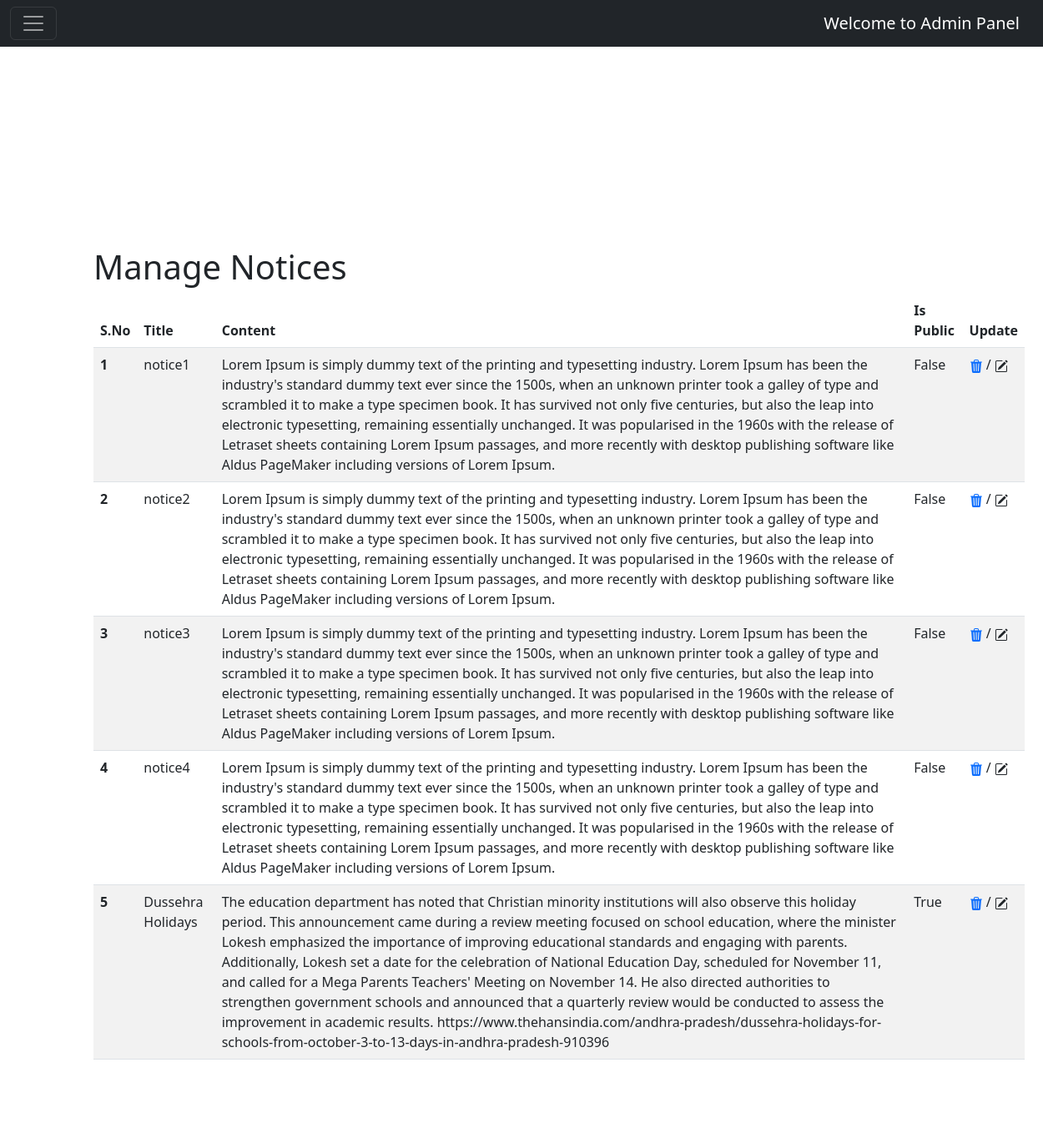
/admin_panel/manage_notices/, run on the app's committed database.
### main/models.py (models this page shows, shortened)
class Notice(models.Model):
    title = models.CharField(max_length=200)
    content = models.TextField()
    isPublic = models.BooleanField(default=False)

### main/views.py (the view)
# urls.py: path('admin_panel/manage_notices/', views.manageNotices, name="manage_notices"),
def manageNotices(request):
    all_notices = Notice.objects.all()
    data = {'notices': all_notices}
    return render(request, 'admin/manage_notices.html', data)

### main/templates/admin/manage_notices.html (shortened to what this page needs)
{% extends 'admin/admin_base.html' %}
{% block body %}
    <div class="container" style="margin: 100px;">
        <h1>Manage Notices</h1>
        <table class="table table-striped">
            <thead>
                <tr>
                    <th>S.No</th>
                    <th>Title</th>
                    <th>Content</th>
                    <th>Is Public</th>
                    <th>Update</th>
                </tr>
            </thead>
            <tbody>
                {% for notice in notices %}
                <tr>
                    <th scope="row">{{forloop.counter}}</th>
                    <td>{{notice.title}}</td>
                    <td>{{notice.content}}</td>
                    <td>{{notice.isPublic}}</td>
                    <td>
                        <a href="{% url 'delete_notice' notice.id %}" style="text-decoration: none;">
                        </a>
                        /
                        <svg xmlns="http://www.w3.org/2000/svg" width="16" height="16" fill="currentColor"
                            class="bi bi-pencil-square" data-bs-toggle="modal" data-bs-target="#exampleModal{{notice.id}}" viewBox="0 0 16 16">
                            <path
                                d="M15.502 1.94a.5.5 0 0 1 0 .706L14.459 3.69l-2-2L13.502.646a.5.5 0 0 1 .707 0l1.293 1.293zm-1.75 2.456-2-2L4.939 9.21a.5.5 0 0 0-.121.196l-.805 2.414a.25.25 0 0 0 .316.316l2.414-.805a.5.5 0 0 0 .196-.12l6.813-6.814z" />
                            <path fill-rule="evenodd"
                                d="M1 13.5A1.5 1.5 0 0 0 2.5 15h11a1.5 1.5 0 0 0 1.5-1.5v-6a.5.5 0 0 0-1 0v6a.5.5 0 0 1-.5.5h-11a.5.5 0 0 1-.5-.5v-11a.5.5 0 0 1 .5-.5H9a.5.5 0 0 0 0-1H2.5A1.5 1.5 0 0 0 1 2.5v11z" />
                        </svg>
                    </td>
                </tr>
                {% endfor %}
            </tbody>
        </table>
    </div>
{% endblock %}

### main/templates/admin/admin_base.html (shortened to what this page needs)
{% load static %}
<!doctype html>
<html lang="en">
<head>
    <link href="https://cdn.jsdelivr.net/npm/bootstrap@5.2.3/dist/css/bootstrap.min.css" rel="stylesheet"
>
</head>
<body>
    <nav class="navbar navbar-dark bg-dark fixed-top">
        <div class="container-fluid">
            <button class="navbar-toggler" type="button" data-bs-toggle="offcanvas"
                data-bs-target="#offcanvasDarkNavbar" aria-controls="offcanvasDarkNavbar">
                <span class="navbar-toggler-icon"></span>
            </button>
            <a class="navbar-brand" href="#">Welcome to Admin Panel</a>
        </div>
    </nav>
    <video autoplay muted loop id="myVideo">
        <source src="https://videos.pexels.com/video-files/1409899/1409899-sd_640_360_25fps.mp4" type="video/mp4">
    </video>
    <div class="content">
        <h1>Welcome to the Admin Panel</h1>
        <p>Manage your website efficiently with the tools provided.</p>
    </div>
    {% block body %}
    {% endblock %}
</body>
</html>

### main/templates/admin/admin_base.html (style rules this page uses)
#myVideo { position: fixed; right: 0; bottom: 0; min-width: 100%; min-height: 100%; z-index: -1; filter: brightness(60%); }
.content { position: relative; z-index: 1; color: white; text-align: center; padding: 50px; }
.navbar { z-index: 2; }

### data on the page
Notice: title "notice1", content "Lorem Ipsum is simply dummy text of the printing and typesetting industry. Lorem Ipsum has been the industry's standard dummy text ever since the 1500s, when an unknown printer took a galley of type and scrambled it to make a type specimen book. It has survived not only five centuries, but also the leap into electronic typesetting, remaining essentially unchanged. It was popularised in the 1960s with the release of Letraset sheets containing Lorem Ipsum passages, and more recently with desktop publishing software like Aldus PageMaker including versions of Lorem Ipsum.", isPublic "False"
Notice: title "notice2", content "Lorem Ipsum is simply dummy text of the printing and typesetting industry. Lorem Ipsum has been the industry's standard dummy text ever since the 1500s, when an unknown printer took a galley of type and scrambled it to make a type specimen book. It has survived not only five centuries, but also the leap into electronic typesetting, remaining essentially unchanged. It was popularised in the 1960s with the release of Letraset sheets containing Lorem Ipsum passages, and more recently with desktop publishing software like Aldus PageMaker including versions of Lorem Ipsum.", isPublic "False"
Notice: title "notice3", content "Lorem Ipsum is simply dummy text of the printing and typesetting industry. Lorem Ipsum has been the industry's standard dummy text ever since the 1500s, when an unknown printer took a galley of type and scrambled it to make a type specimen book. It has survived not only five centuries, but also the leap into electronic typesetting, remaining essentially unchanged. It was popularised in the 1960s with the release of Letraset sheets containing Lorem Ipsum passages, and more recently with desktop publishing software like Aldus PageMaker including versions of Lorem Ipsum.", isPublic "False"
Notice: title "notice4", content "Lorem Ipsum is simply dummy text of the printing and typesetting industry. Lorem Ipsum has been the industry's standard dummy text ever since the 1500s, when an unknown printer took a galley of type and scrambled it to make a type specimen book. It has survived not only five centuries, but also the leap into electronic typesetting, remaining essentially unchanged. It was popularised in the 1960s with the release of Letraset sheets containing Lorem Ipsum passages, and more recently with desktop publishing software like Aldus PageMaker including versions of Lorem Ipsum.", isPublic "False"
Notice: title "Dussehra Holidays", content "The education department has noted that Christian minority institutions will also observe this holiday period. This announcement came during a review meeting focused on school education, where the minister Lokesh emphasized the importance of improving educational standards and engaging with parents. Additionally, Lokesh set a date for the celebration of National Education Day, scheduled for November 11, and called for a Mega Parents Teachers' Meeting on November 14. He also directed authorities to strengthen government schools and announced that a quarterly review would be conducted to assess the improvement in academic results.…", isPublic "True"
